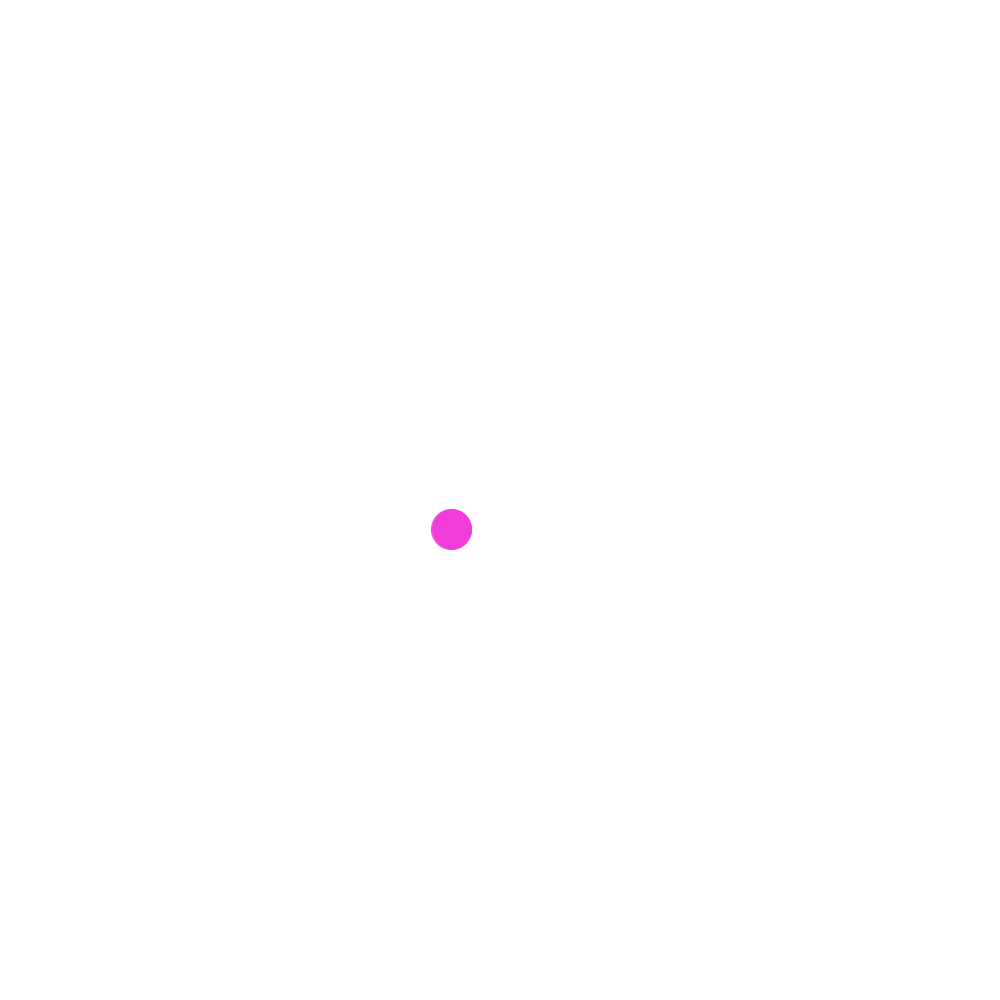
Frame 1 (no input)
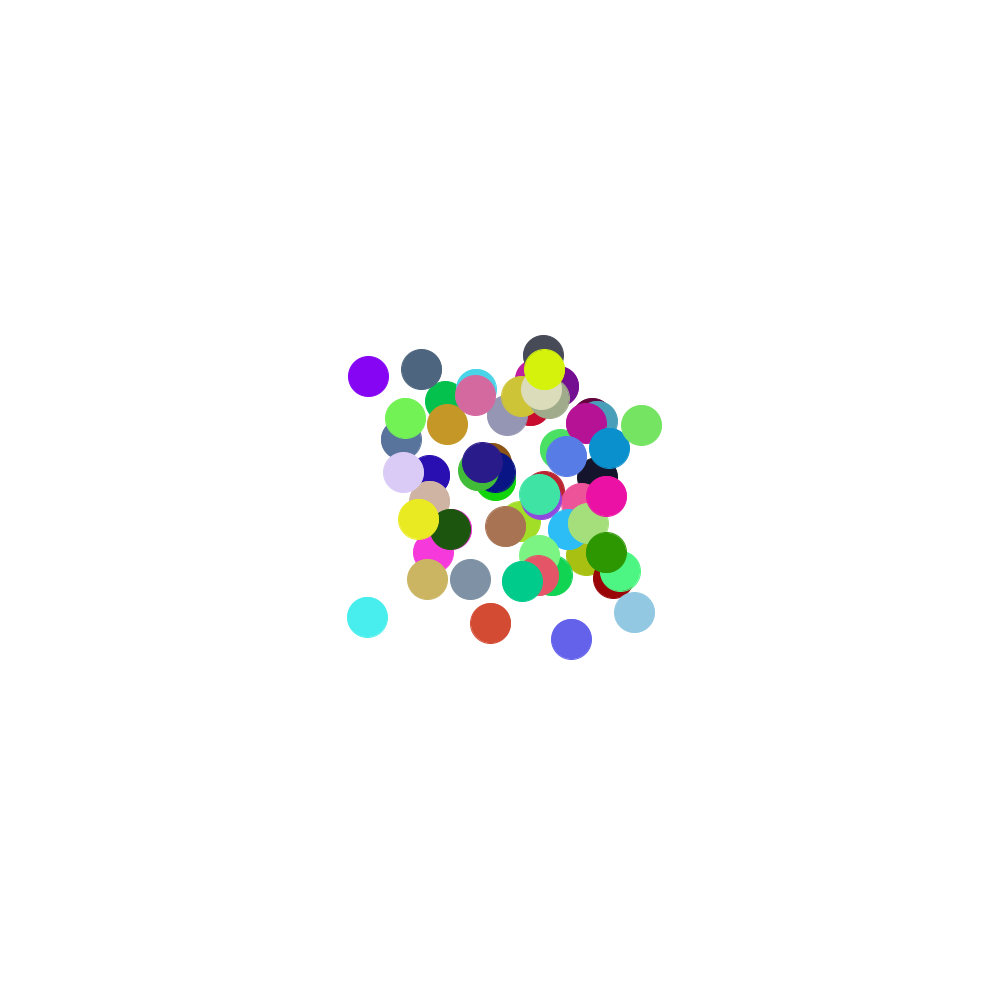
Frame 60 (the mouse pressed at the canvas centre just before this capture)
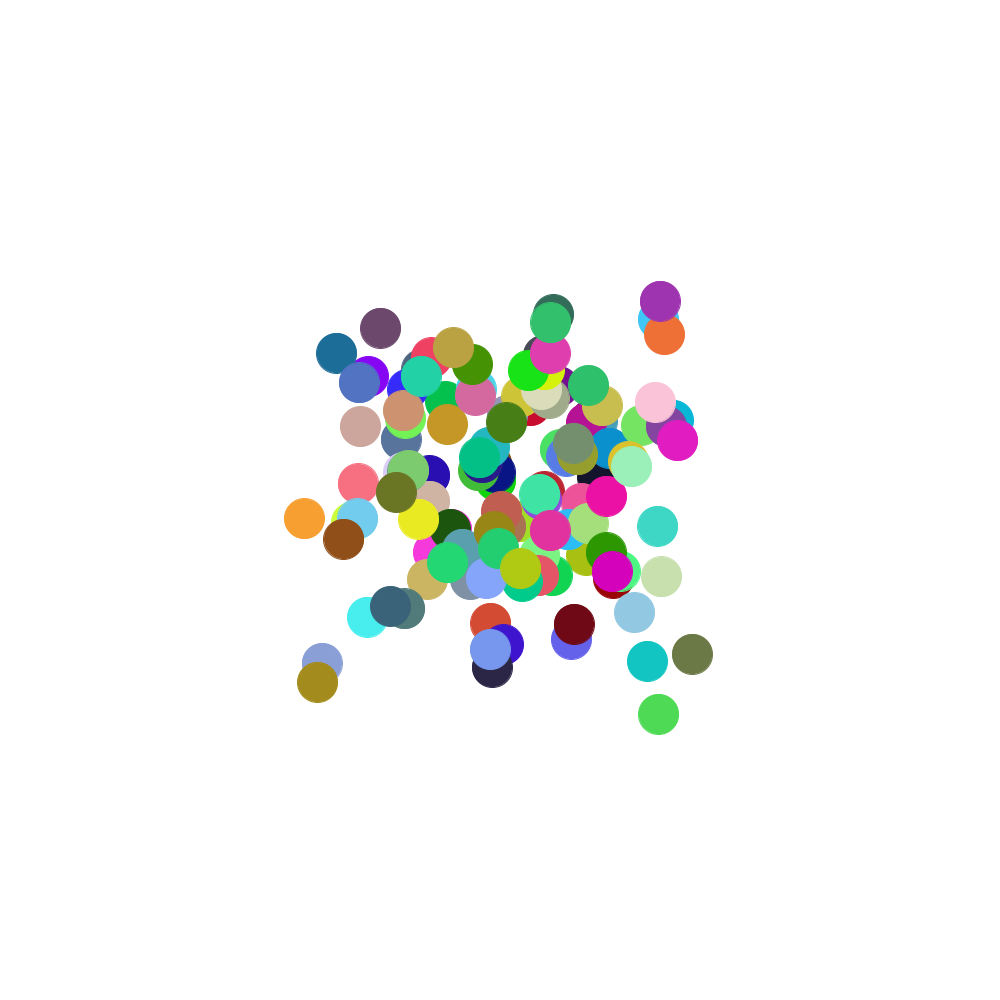
Frame 120 (the mouse held since frame 60 and released just before this capture)

The Processing sketch that drew these frames (run headless with seeded random() and noise(); from frame 60 on, the mouse is pressed at the canvas centre):

// Processing sketch: BouncyBall
// ── BouncyBall.pde
int rany = 100;
int ranx = -100;
void setup(){
 size(1000, 1000);
 background(255);
 
}
void draw(){  
  float RandomY = random(ranx, rany);
  float RandomX = random(ranx, rany);
  ranx = ranx - 1;
  rany = rany + 1;
  translate(RandomX, RandomY);
  ellipse();
}

// ── functions.pde
void ellipse(){ 
  float RandomR = random(0, 255);
  float RandomG = random(0, 255);
  float RandomB = random(0, 255);
  stroke(RandomR, RandomG, RandomB);
  fill(RandomR, RandomG, RandomB);
  ellipse(height/2, width/2, 40, 40);
  
}
